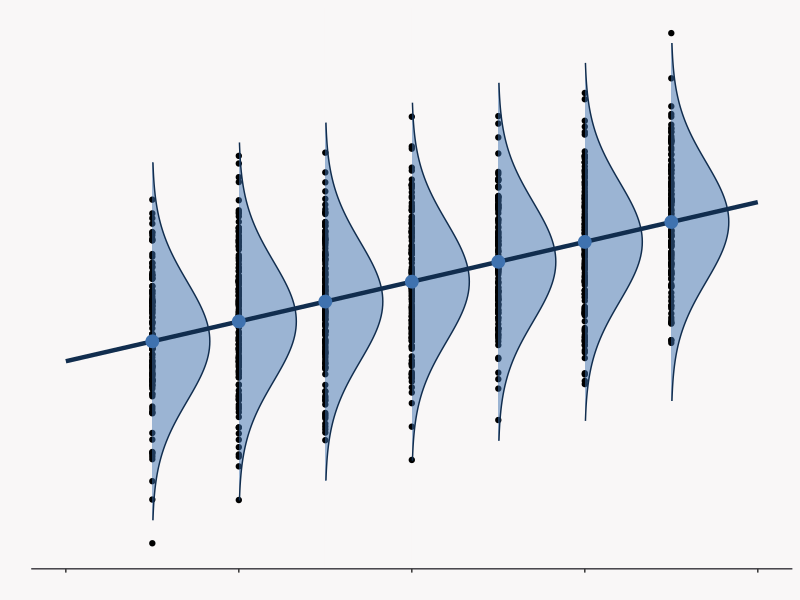

Recreate this plot in R.
## ---- chunk 1
#| echo: false
#| label: fig-charts
#| fig-cap: "An example of a conditional expectation function"

library(ggplot2)
set.seed(4352)

#' scaled_dnorm
#' 
#' 
scaled_dnorm <- function(x, mean = 0, sd = 1, scale) dnorm(x, mean, sd) * scale

#' geom_norm_density
#' 
#' 
geom_norm_density <- function(mean, sd, fun, args, y_offset, color, fill,
                              alpha, scale) {
  ggplot2::geom_area(
    stat = "function",
    fun = fun,
    args = list(mean = mean, sd = sd, scale = scale),
    xlim = c(mean - 3 * sd, mean + 3 * sd),
    position = ggplot2::position_nudge(y = y_offset),
    color = color,
    fill = fill,
    alpha = alpha
  )
}

plot_alpha <- .50
plot_fill <- "#3F72AF"
plot_color <- "#112D4E"
plot_xlim <- c(-18, 18)

n <- 1000
x <- sample(1:7, n, replace = TRUE)
b <- 1
var_xb <- var(x*b)
std_error <- 9
y <- 2 + b*x  + rnorm(n, sd = sqrt(std_error))

data <- 
  tibble::tibble(
    x = x,
    y = y
  ) |>
  dplyr::mutate(
    y_cond_mean = 2 + x
  )

ggplot2::ggplot(
  data = data,
  ggplot2::aes(x = y, y = x)
) + 
  ggplot2::geom_point() + 
  geom_norm_density(
    mean = 3,
    sd = sqrt(9),
    scale = 5,
    fun = scaled_dnorm,
    y_offset = 1,
    color = plot_color,
    fill = plot_fill,
    alpha = plot_alpha
  ) +
  geom_norm_density(
    mean = 4,
    sd = sqrt(9),
    scale = 5,
    fun = scaled_dnorm,
    y_offset = 2,
    color = plot_color,
    fill = plot_fill,
    alpha = plot_alpha
  ) +
  geom_norm_density(
    mean = 5,
    sd = sqrt(9),
    scale = 5,
    fun = scaled_dnorm,
    y_offset = 3,
    color = plot_color,
    fill = plot_fill,
    alpha = plot_alpha
  ) +
  geom_norm_density(
    mean = 6,
    sd = sqrt(9),
    scale = 5,
    fun = scaled_dnorm,
    y_offset = 4,
    color = plot_color,
    fill = plot_fill,
    alpha = plot_alpha
  ) +
  geom_norm_density(
    mean = 7,
    sd = sqrt(9),
    scale = 5,
    fun = scaled_dnorm,
    y_offset = 5,
    color = plot_color,
    fill = plot_fill,
    alpha = plot_alpha
  ) +
  geom_norm_density(
    mean = 8,
    sd = sqrt(9),
    scale = 5,
    fun = scaled_dnorm,
    y_offset = 6,
    color = plot_color,
    fill = plot_fill,
    alpha = plot_alpha
  ) +
  geom_norm_density(
    mean = 9,
    sd = sqrt(9),
    scale = 5,
    fun = scaled_dnorm,
    y_offset = 7,
    color = plot_color,
    fill = plot_fill,
    alpha = plot_alpha
  ) +
  ggplot2::coord_flip() + 
  ggplot2::geom_line(
    data = data.frame(x = 0:8, y = 2 + 0:8),
    color = plot_color,
    lwd = 1.5
  ) + 
  ggplot2::geom_point(
    data = data.frame(x = 1:7, y = 2 + 1:7),
    size = 4,
    shape = "circle",
    group = 1,
    color = plot_fill,
    fill = plot_color
  ) +
  ggplot2::theme(
    plot.background = element_rect(fill = "#F9F7F7", colour = "#F9F7F7"),
    panel.background = element_rect(fill = "#F9F7F7"),
    axis.line.x = element_line(colour = "#3D3C42"),
    axis.line.y = ggplot2::element_blank(),
    panel.grid.minor = element_line(colour = "#F9F7F7"),
    panel.grid.major = element_line(colour = "#F9F7F7"),
    axis.ticks.y = ggplot2::element_line(linewidth = 0),
    axis.text.y = ggplot2::element_blank(),
    axis.text.x = ggplot2::element_blank()
  ) + 
  ggplot2::labs(
    x = "",
    y = ""
  )

